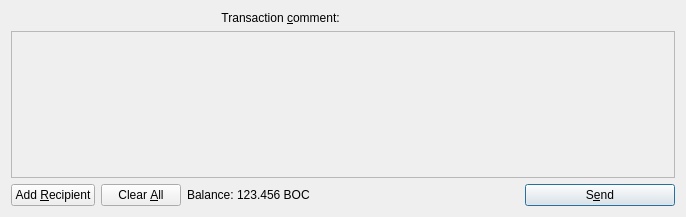
<?xml version="1.0" encoding="UTF-8"?>
<ui version="4.0">
 <class>SendCoinsDialog</class>
 <widget class="QDialog" name="SendCoinsDialog">
  <property name="geometry">
   <rect>
    <x>0</x>
    <y>0</y>
    <width>686</width>
    <height>217</height>
   </rect>
  </property>
  <property name="windowTitle">
   <string>Send Coins</string>
  </property>
  <layout class="QVBoxLayout" name="verticalLayout">
   <item>
    <layout class="QHBoxLayout" name="horizontalLayoutTxComment">
     <property name="spacing">
      <number>0</number>
     </property>
     <item>
      <widget class="QLabel" name="labelTxComment">
       <property name="text">
        <string>Transaction &amp;comment: </string>
       </property>
       <property name="alignment">
        <set>Qt::AlignLeading|Qt::AlignLeft|Qt::AlignRight|Qt::AlignTrailing|Qt::AlignVCenter</set>
       </property>
       <property name="buddy">
        <cstring>editTxComment</cstring>
       </property>
      </widget>
     </item>
     <item>
      <widget class="QValidatedLineEdit" name="editTxComment" native="true">
       <property name="enabled">
        <bool>true</bool>
       </property>
       <property name="toolTip">
        <string>Enter a transaction comment  (MAX 256 Characters) (Note: this information is public)</string>
       </property>
      </widget>
     </item>
    </layout>
   </item>
   <item>
    <widget class="QScrollArea" name="scrollArea">
     <property name="widgetResizable">
      <bool>true</bool>
     </property>
     <widget class="QWidget" name="scrollAreaWidgetContents">
      <property name="geometry">
       <rect>
        <x>0</x>
        <y>0</y>
        <width>666</width>
        <height>145</height>
       </rect>
      </property>
      <layout class="QVBoxLayout" name="verticalLayout_2">
       <property name="leftMargin">
        <number>0</number>
       </property>
       <property name="topMargin">
        <number>0</number>
       </property>
       <property name="rightMargin">
        <number>0</number>
       </property>
       <property name="bottomMargin">
        <number>0</number>
       </property>
       <item>
        <layout class="QVBoxLayout" name="entries">
         <property name="spacing">
          <number>6</number>
         </property>
        </layout>
       </item>
       <item>
        <spacer name="verticalSpacer">
         <property name="orientation">
          <enum>Qt::Vertical</enum>
         </property>
         <property name="sizeHint" stdset="0">
          <size>
           <width>20</width>
           <height>40</height>
          </size>
         </property>
        </spacer>
       </item>
      </layout>
     </widget>
    </widget>
   </item>
   <item>
    <layout class="QHBoxLayout" name="horizontalLayout">
     <item>
      <widget class="QPushButton" name="addButton">
       <property name="toolTip">
        <string>Send to multiple recipients at once</string>
       </property>
       <property name="text">
        <string>Add &amp;Recipient</string>
       </property>
       <property name="icon">
        <iconset resource="../NoirShares.qrc">
         <normaloff>:/icons/add</normaloff>:/icons/add</iconset>
       </property>
       <property name="autoDefault">
        <bool>false</bool>
       </property>
      </widget>
     </item>
     <item>
      <widget class="QPushButton" name="clearButton">
       <property name="sizePolicy">
        <sizepolicy hsizetype="Minimum" vsizetype="Fixed">
         <horstretch>0</horstretch>
         <verstretch>0</verstretch>
        </sizepolicy>
       </property>
       <property name="toolTip">
        <string>Remove all transaction fields</string>
       </property>
       <property name="text">
        <string>Clear &amp;All</string>
       </property>
       <property name="icon">
        <iconset resource="../NoirShares.qrc">
         <normaloff>:/icons/remove</normaloff>:/icons/remove</iconset>
       </property>
       <property name="autoRepeatDelay">
        <number>300</number>
       </property>
       <property name="autoDefault">
        <bool>false</bool>
       </property>
      </widget>
     </item>
     <item>
      <layout class="QHBoxLayout" name="horizontalLayout_2">
       <property name="spacing">
        <number>3</number>
       </property>
       <item>
        <widget class="QLabel" name="label">
         <property name="text">
          <string>Balance:</string>
         </property>
        </widget>
       </item>
       <item>
        <widget class="QLabel" name="labelBalance">
         <property name="cursor">
          <cursorShape>IBeamCursor</cursorShape>
         </property>
         <property name="text">
          <string>123.456 BOC</string>
         </property>
         <property name="textInteractionFlags">
          <set>Qt::LinksAccessibleByMouse|Qt::TextSelectableByKeyboard|Qt::TextSelectableByMouse</set>
         </property>
        </widget>
       </item>
      </layout>
     </item>
     <item>
      <spacer name="horizontalSpacer">
       <property name="orientation">
        <enum>Qt::Horizontal</enum>
       </property>
       <property name="sizeHint" stdset="0">
        <size>
         <width>40</width>
         <height>20</height>
        </size>
       </property>
      </spacer>
     </item>
     <item>
      <widget class="QPushButton" name="sendButton">
       <property name="minimumSize">
        <size>
         <width>150</width>
         <height>0</height>
        </size>
       </property>
       <property name="toolTip">
        <string>Confirm the send action</string>
       </property>
       <property name="text">
        <string>S&amp;end</string>
       </property>
       <property name="icon">
        <iconset resource="../NoirShares.qrc">
         <normaloff>:/icons/send</normaloff>:/icons/send</iconset>
       </property>
       <property name="default">
        <bool>true</bool>
       </property>
      </widget>
     </item>
    </layout>
   </item>
  </layout>
 </widget>
 <customwidgets>
  <customwidget>
   <class>QValidatedLineEdit</class>
   <extends>QWidget</extends>
   <header>qvalidatedlineedit.h</header>
  </customwidget>
 </customwidgets>
 <resources>
  <include location="../NoirShares.qrc"/>
 </resources>
 <connections/>
</ui>
